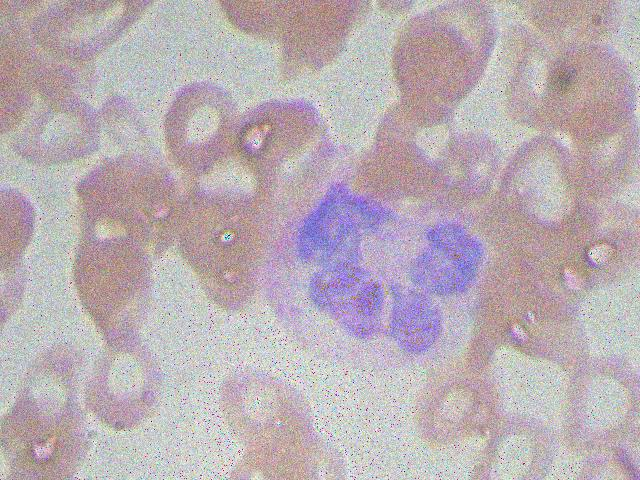
#> input picture imgs/blood_gauss.jpg, 640 x 480 px; its folder holds 4 pictures in this run
$ python filters_tests.py   (older library calls are emulated)
#> lines starting #> are read from the running program, lines starting #| are printed output that depends on the picture
### utils.py
import numpy as np
from PIL import Image


def save_array_image(array, image_name):
    pil_img = Image.fromarray(np.uint8(array)).convert('RGB')
    pil_img.save('./imgs/' + image_name + '.jpg')


# [15 lines left out: function add_noise, not called in this run]


def to_array_image(image_name):
#> called with image_name = 'blood_gauss'
    full_image_name = './imgs/' + image_name + '.jpg'
    img = Image.open(full_image_name)
#> img is the input picture: PIL image 640x480 RGB; mean R, G, B 186.2, 174.2, 180.5
    img = np.asarray(img)
    return img


# image_name = input(".jpg image name: ")
# img = to_array_image(image_name)
# add_noise(img, image_name)

### filters_tests.py
import numpy as np
from skimage import restoration, color
from scipy.signal import convolve2d
from PIL import Image

import utils

orig_img_name = "blood"
gauss_img_name = orig_img_name + "_gauss"
poisson_img_name = orig_img_name + "_poisson"

gauss_im = utils.to_array_image(gauss_img_name)
poisson_img = utils.to_array_image(poisson_img_name)
#> call 2 of to_array_image, with image_name = 'blood_poisson'
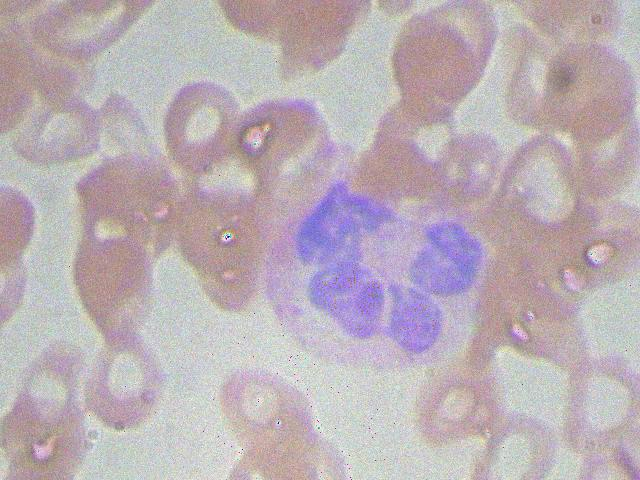
#> input picture imgs/blood_poisson.jpg, 640 x 480 px
#> in to_array_image, img is the input picture: PIL image 640x480 RGB; mean R, G, B 187.2, 175.4, 182


# non-local means
denoised_gauss = restoration.denoise_nl_means(gauss_im, multichannel=True)
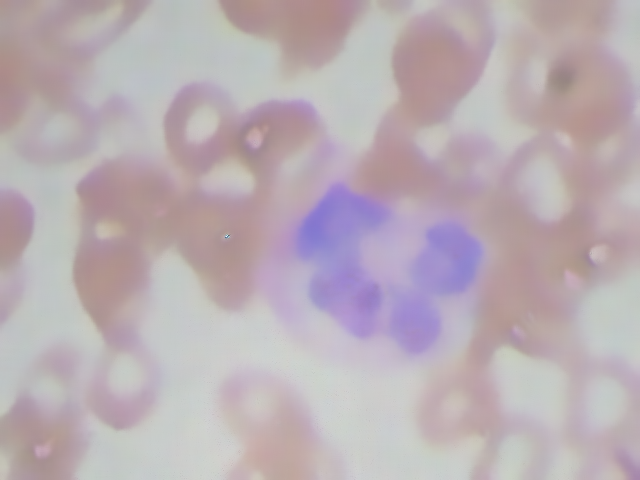
#> denoised_gauss: shape (480, 640, 3) float64; mean R, G, B 0.73, 0.683, 0.707
utils.save_array_image(denoised_gauss, gauss_img_name + "_nl_means")
#> in save_array_image, `pil_img = Image.fromarray(np.uint8(array)).convert('RGB')`: pil_img: PIL image 640x480 RGB; every value is 0

denoised_poisson = restoration.denoise_nl_means(poisson_img, multichannel=True)
utils.save_array_image(denoised_gauss, poisson_img_name + "_nl_means")


# wiener
gray_gauss = color.rgb2gray(gauss_im)
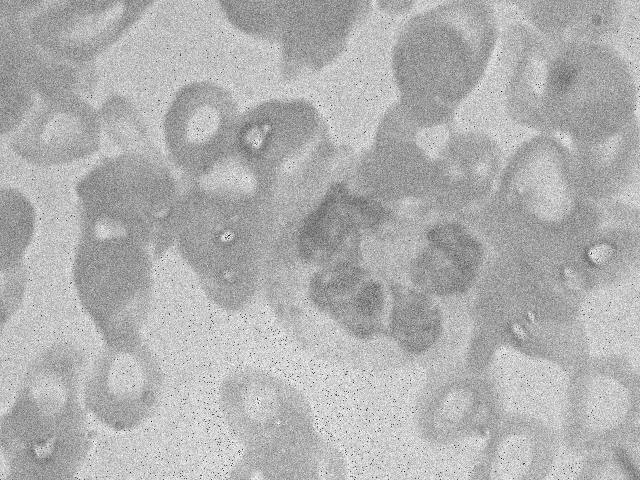
#> gray_gauss: shape (480, 640) float64; min 0.000833, max 0.999, mean 0.695
# [5 lines of commented-out code are left out]
utils.save_array_image(color.gray2rgb(gray_gauss), gauss_img_name + "_wiener")

# denoised_poisson = restoration.denoise_nl_means(poisson_img, multichannel=True)
# utils.save_array_image(denoised_gauss, poisson_img_name + "_wiener")


# median
# Bilateral
# BM3D
# wavelet
# denoise_tv_chambolle
# denoise_tv_bregman
